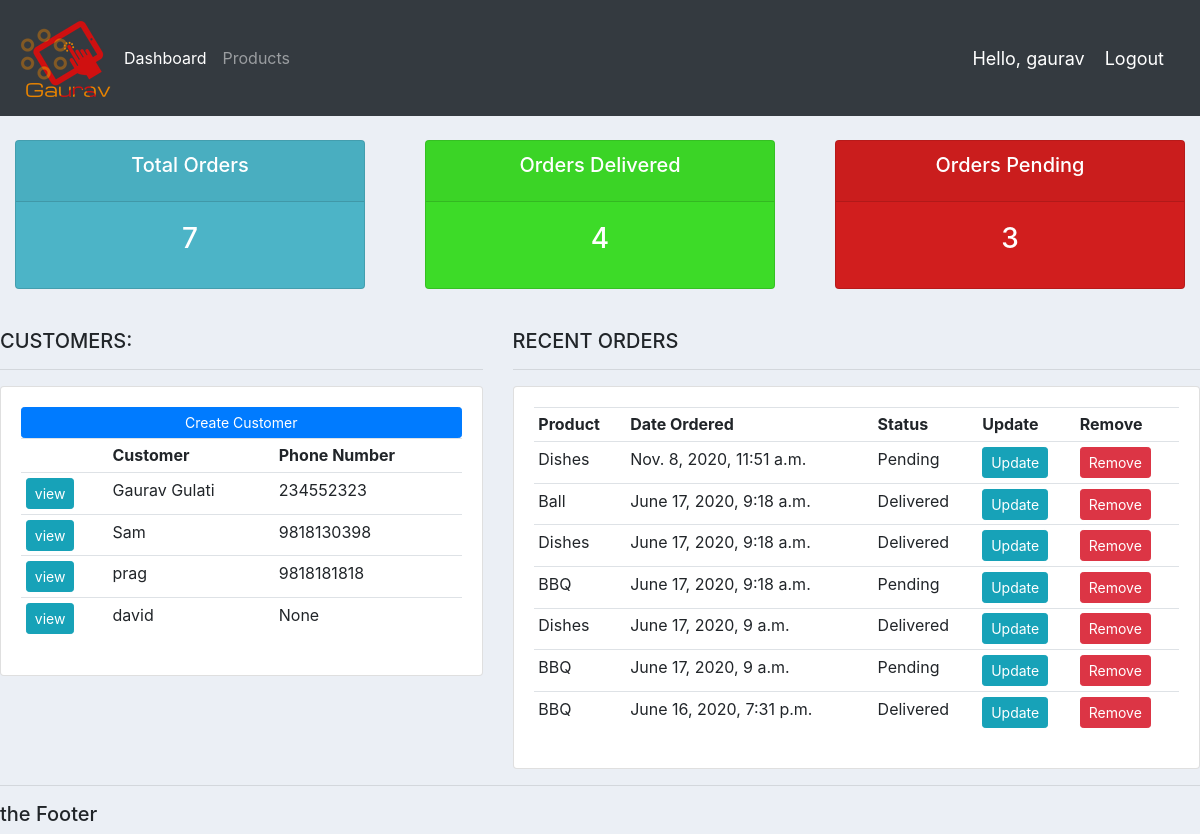
The app's page / (signed in) with its own data.
### accounts/models.py (models this page shows, shortened)
class Customer(models.Model):
   user         = models.OneToOneField(User, null=True,blank=True,on_delete=models.CASCADE)
   name         = models.CharField(max_length=200, null=True)
   phone        = models.CharField(max_length=15, null=True)
   email        = models.CharField(max_length=100, null=True)
   profile_pic  = models.ImageField(default="profile1.jpg",null=True, blank=True)
   date_created = models.DateTimeField(auto_now_add=True, null=True)

class Order(models.Model):
    STATUS = (
        ('Pending', 'Pending'),
        ('Out For Delivery', 'Out For Delivery'),
        ('Delivered', 'Delivered'),
    )
    customer     = models.ForeignKey(Customer, null=True, on_delete=models.SET_NULL)
    product      = models.ForeignKey(Product, null=True, on_delete=models.SET_NULL)
    date_created = models.DateTimeField(auto_now_add=True, null=True)
    status       = models.CharField(max_length=200, null=True,choices=STATUS)
    note         = models.CharField(max_length=100,null=True)

class Product(models.Model):
    CATEGORY = (
        ('Indoor','Indoor'),
        ('Out Door','Out Door'),
    )
    name         = models.CharField(max_length=200, null=True)
    price        = models.FloatField(null = True)
    category     = models.CharField(max_length=200, null=True,choices= CATEGORY)
    description  = models.CharField(max_length=200, null=True, blank=True)
    date_created = models.DateTimeField(auto_now_add=True, null=True)
    tags         = models.ManyToManyField(Tag)
    def __str__(self):
       return self.name

### accounts/decorators.py (the view)
    def wrapper_function(request, *args, **kwargs):
        group = None
        if request.user.groups.exists():
            group = request.user.groups.all()[0].name
        if group == 'customers':
            return redirect('user-page')
        if group == 'admin':
            return view_func(request, *args, **kwargs)

### accounts/views.py (called while the page is built)
@login_required(login_url='login')
@admin_only
def home(request):
    orders          = Order.objects.all().order_by('-date_created')
    customers       = Customer.objects.all()
    total_customers = customers.count()
    total_orders    = orders.count()
    delivered       = orders.filter(status='Delivered').count()
    pending         = orders.filter(status='Pending').count()
    context         = {
        'orders'         : orders,
        'customers'      : customers,
        'total_customers': total_customers,
        'total_orders'   : total_orders,
        'delivered'      : delivered,
        'pending'        : pending
    }
    return render(request, "accounts/dashboard.html",context)

### accounts/templates/accounts/dashboard.html
{%  extends 'main.html' %}
{% block content %}
{%  include 'accounts/status.html' %}
<br>
<div class="row">
	<div class="col-md-5">
		<h5>CUSTOMERS:</h5>
		<hr>
		<div class="card card-body">
			<a class="btn btn-primary  btn-sm btn-block" href="">Create Customer</a>
			<table class="table table-sm">
				<tr>
					<th></th>
					<th>Customer</th>
					<th>Phone Number</th>
				</tr>
				{% for customer in customers %}
				<tr>
					<td><a href="{% url 'customer' customer.id %}" class="btn btn-sm btn-info">view</a></td>
					<td>{{customer.name}}</td>
					<td>{{customer.phone}}</td>
				</tr>
				{% endfor %}
			</table>
		</div>
	</div>
	<div class="col-md-7">
		<h5>RECENT ORDERS</h5>
		<hr>
		<div class="card card-body">
			<table class="table table-sm">
				<tr>
					<th>Product</th>
					<th>Date Ordered</th>
					<th>Status</th>
					<th>Update</th>
					<th>Remove</th>
				</tr>
				{% for order in orders %}
				<tr>
					<td>{{order.product}}</td>
					<td>{{order.date_created}}</td>
					<td>{{order.status}}</td>
					<td><a href="{% url 'update_order' order.id %}" class="btn btn-sm btn-info">Update</a></td>
					<td><a href="{% url 'delete_order' order.id %}" class="btn btn-sm btn-danger">Remove</a></td>
				</tr>
				{% endfor %}
			</table>
		</div>
	</div>
</div>
{% endblock %}

### accounts/templates/main.html (shortened to what this page needs)
{% load static %}
<!DOCTYPE html>
<html lang="en">
<head>
    <link href="https://stackpath.bootstrapcdn.com/bootstrap/4.5.0/css/bootstrap.min.css" rel="stylesheet">
    <link rel="stylesheet" type="text/css" href="{% static '/css/main.css' %}">
</head>
<body>
    {% include 'navbar.html' %}
    {% block content %}
    {% endblock %}
    <hr>
    <h5>the Footer</h5>
</body>
</html>

### accounts/templates/navbar.html (shortened to what this page needs)
{% load static %}
<nav class="navbar navbar-expand-lg navbar-dark bg-dark">
 <img src="{% static 'images/glogo.png' %}">
  <div class="collapse navbar-collapse" id="navbarNav">
    <ul class="navbar-nav">
      {% if request.user.is_staff %}
      <li class="nav-item active">
        <a class="nav-link" href="{% url 'home' %}">Dashboard</a>
      </li>
      <li class="nav-item">
        <a class="nav-link" href="{% url 'products' %}">Products</a>
      </li>
      {% else %}
      <li class="nav-item">
        <a class="nav-link" href="{% url 'account' %}">Settings</a>
      </li>
      {% endif %}
    </ul>
  </div>
  <span class="hello-msg">Hello, {{request.user}}</span>
  <span ><a  class="hello-msg" href="{% url 'logout' %}">Logout</a></span>
</nav>

### accounts/templates/accounts/status.html
<br>
<div class="row">
	<div class="col">
		<div class="col-md">
			<div class="card text-center text-white  mb-3" id="total-orders">
			  	<div class="card-header">
			  		<h5 class="card-title">Total Orders</h5>
			  	</div>
			  	<div class="card-body">
			    	<h3 class="card-title">{{total_orders}}</h3>
			  	</div>
			</div>
		</div>
	</div>
	<div class="col">
		<div class="col-md">
			<div class="card text-center text-white  mb-3" id="orders-delivered">
			  	<div class="card-header">
			  		<h5 class="card-title">Orders Delivered</h5>
			  	</div>
			  	<div class="card-body">
			    	<h3 class="card-title">{{delivered}}</h3>
			  	</div>
			</div>
		</div>
	</div>
	<div class="col">
		<div class="col-md">
			<div class="card text-center text-white  mb-3" id="orders-pending">
			  	<div class="card-header">
			  		<h5 class="card-title">Orders Pending</h5>
			  	</div>
			  	<div class="card-body">
			    	<h3 class="card-title">{{pending}}</h3>
			  	</div>
			</div>
		</div>
	</div>
</div>

### static/css/main.css (style rules this page uses)
body { background-color: #ebeff5; }
#total-orders { background-color: #4cb4c7; }
#orders-delivered { background-color: #3ddb28; }
#orders-pending { background-color: #d11e1e; }

### accounts/templates/navbar.html (style rules this page uses)
.hello-msg { font-size: 18px; color: #fff; margin-right: 20px; }

### records on screen
Customer: name "Gaurav Gulati", phone "234552323"
Customer: name "Sam", phone "9818130398"
Customer: name "prag", phone "9818181818"
Customer: name "david", phone "None"
Order: product "Dishes", date_created "Nov. 8, 2020, 11:51 a.m.", status "Pending"
Order: product "Ball", date_created "June 17, 2020, 9:18 a.m.", status "Delivered"
Order: product "Dishes", date_created "June 17, 2020, 9:18 a.m.", status "Delivered"
Order: product "BBQ", date_created "June 17, 2020, 9:18 a.m.", status "Pending"
Order: product "Dishes", date_created "June 17, 2020, 9 a.m.", status "Delivered"
Order: product "BBQ", date_created "June 17, 2020, 9 a.m.", status "Pending"
Order: product "BBQ", date_created "June 16, 2020, 7:31 p.m.", status "Delivered"

### other values on screen
{{ request.user }} "gaurav"
{{ total_orders }} "7"
{{ delivered }} "4"
{{ pending }} "3"
